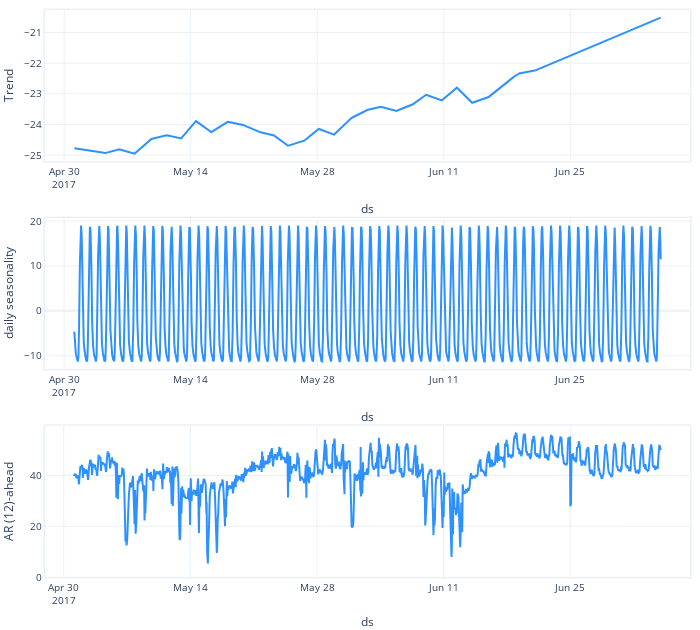

Notebook cell for this chart:
### Code cell
fig_comp = m.plot_components(forecast)
fig_comp.show()

### Figure 1 — Plotly figure (JSON) as saved in the notebook; plotly's stock layout.template omitted (floating-point values rounded to 4 significant figures; data arrays with more than 128 entries replaced by an {"elided": "..."} marker saying what was removed)
{"data": [{"line": {"color": "#2d92ff", "width": 2}, "mode": "lines", "name": "<b style=\"color:sandybrown\">[R]</b> Trend <i style=\"color:#fc9944\">~2h</i>", "showlegend": false, "type": "scatter", "uid": "9a57764e-2c13-45ea-9b8a-36c21590d4db", "x": {"elided": "1000 str values"}, "xaxis": "x", "y": {"elided": "1000 float values"}, "yaxis": "y"}, {"line": {"color": "#2d92ff", "width": 2}, "mode": "lines", "name": "<b style=\"color:sandybrown\">[R]</b> daily seasonality <i style=\"color:#fc9944\">~2h</i>", "showlegend": false, "type": "scatter", "uid": "6e438593-3ccf-47a6-945f-5e79dabc14d5", "x": {"elided": "1000 str values"}, "xaxis": "x2", "y": {"elided": "1000 float values"}, "yaxis": "y2"}, {"line": {"color": "#2d92ff", "width": 2}, "mode": "lines", "name": "<b style=\"color:sandybrown\">[R]</b> AR (12)-ahead <i style=\"color:#fc9944\">~2h</i>", "showlegend": false, "type": "scatter", "uid": "e21c85df-ec74-4084-88f1-98674ec1db05", "x": {"elided": "1000 str values"}, "xaxis": "x3", "y": {"elided": "1000 float values"}, "yaxis": "y3"}], "layout": {"autosize": true, "font": {"size": 10}, "height": 630, "hovermode": "x unified", "legend": {"traceorder": "reversed", "y": 0.1}, "margin": {"b": 0, "l": 0, "pad": 0, "r": 10, "t": 10}, "title": {"font": {"size": 12}}, "width": 700, "xaxis": {"anchor": "y", "domain": [0, 1], "linewidth": 1.5, "mirror": true, "range": ["2017-04-27T21:10:00", "2017-07-08T05:50:00"], "showline": true, "title": {"text": "ds"}, "type": "date"}, "xaxis2": {"anchor": "y2", "domain": [0, 1], "linewidth": 1.5, "mirror": true, "range": ["2017-04-27T21:10:00", "2017-07-08T05:50:00"], "showline": true, "title": {"text": "ds"}, "type": "date"}, "xaxis3": {"anchor": "y3", "domain": [0, 1], "linewidth": 1.5, "mirror": true, "range": ["2017-04-27T22:05:00", "2017-07-08T05:50:00"], "showline": true, "title": {"text": "ds"}, "type": "date"}, "yaxis": {"anchor": "x", "domain": [0.7333, 1], "linewidth": 1.5, "mirror": true, "rangemode": "normal", "showline": true, "title": {"text": "Trend"}}, "yaxis2": {"anchor": "x2", "domain": [0.3667, 0.6333], "linewidth": 1.5, "mirror": true, "rangemode": "tozero", "showline": true, "title": {"text": "daily seasonality"}}, "yaxis3": {"anchor": "x3", "domain": [0, 0.2667], "linewidth": 1.5, "mirror": true, "rangemode": "tozero", "showline": true, "title": {"text": "AR (12)-ahead"}}}}
